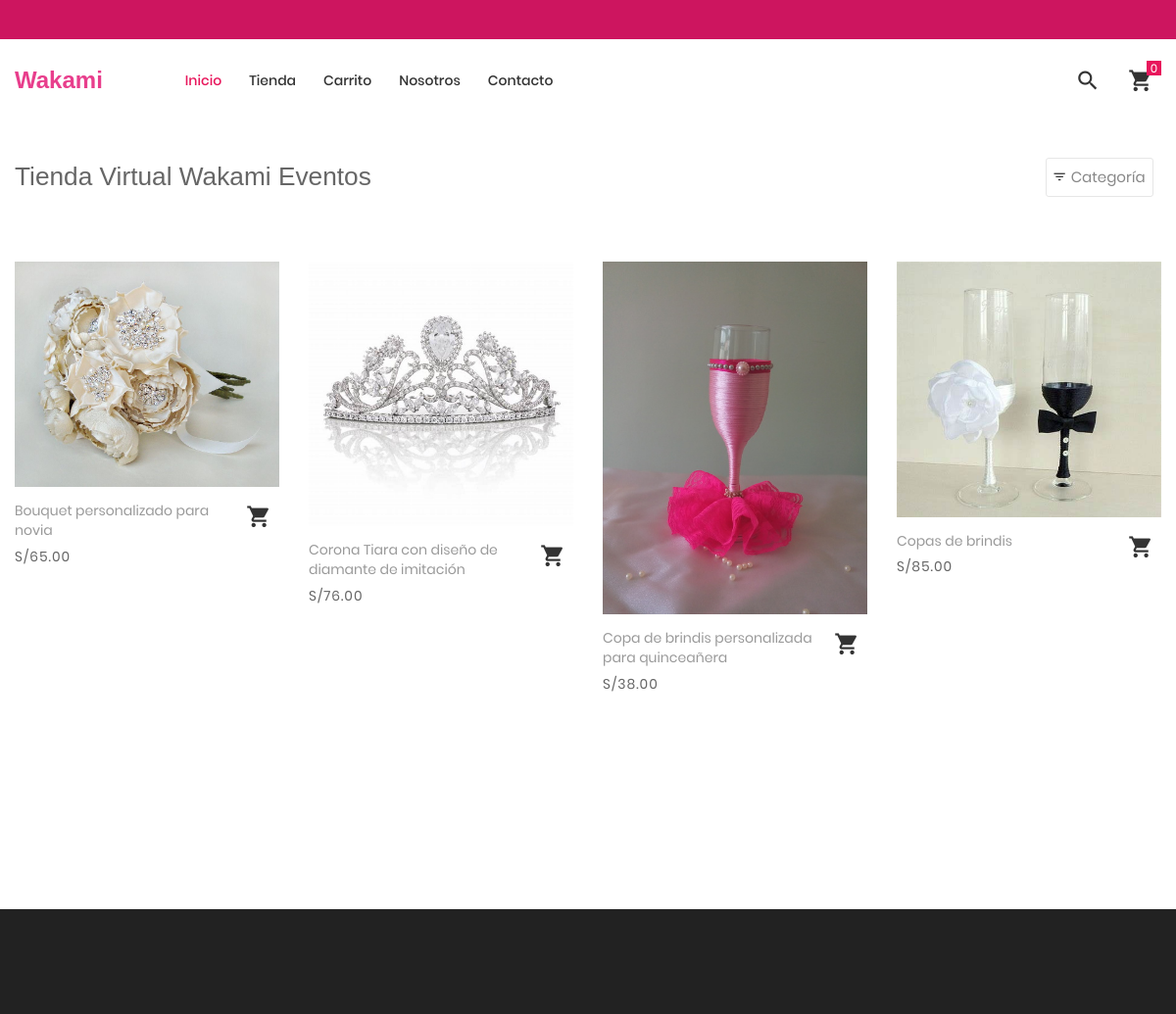
The page /tienda on the database its author committed.
### tables this page shows
CREATE TABLE `producto` (
  `idproducto` bigint(20) NOT NULL,
  `categoriaid` bigint(20) NOT NULL,
  `codigo` varchar(30) NOT NULL,
  `nombre` varchar(255) NOT NULL,
  `descripcion` text NOT NULL,
  `precio` decimal(11,2) NOT NULL,
  `stock` int(11) NOT NULL,
  `imagen` varchar(100) DEFAULT NULL,
  `datecreated` datetime NOT NULL DEFAULT current_timestamp(),
  `ruta` varchar(255) NOT NULL,
  `status` int(11) NOT NULL DEFAULT 1
);

### Libraries/Core/Views.php (called while the page is built)
<?php
	class Views
	{
		function getView($controller,$view,$data="")
		{
			$controller = get_class($controller);
			if($controller == "Home"){
				$view = "Views/".$view.".php";
			}else{
				$view = "Views/".$controller."/".$view.".php";
			}
			require_once ($view);
		}
	}
 ?>

### Controllers/Tienda.php (called while the page is built, shortened)
<?php
	require_once("Models/TProducto.php");
	class Tienda extends Controllers{
		public function tienda()
		{
			$data['page_tag'] = NOMBRE_EMPESA;
			$data['page_title'] = NOMBRE_EMPESA;
			$data['page_name'] = "tienda";
			$pagina = 1;
			$cantProductos = $this->cantProductos();
			$total_registro = $cantProductos['total_registro'];
			$desde = ($pagina-1) * PROPORPAGINA;
			$total_paginas = ceil($total_registro / PROPORPAGINA);
			$data['productos'] = $this->getProductosPage($desde,PROPORPAGINA);
			$data['pagina'] = $pagina;
			$data['total_paginas'] = $total_paginas;
			$data['categorias'] = $this->getCategorias();
			$this->views->getView($this,"tienda",$data);
		}
	}
 ?>

### index.php (called while the page is built, shortened)
<?php
	require_once("Helpers/Helpers.php");
	require_once("Libraries/Core/Load.php");
 ?>

### Libraries/Core/Mysql.php (called while the page is built, shortened)
<?php
	class Mysql extends Conexion
	{
		private $conexion;
		function __construct()
		{
			$this->conexion = new Conexion();
			$this->conexion = $this->conexion->conect();
		}
		public function select(string $query)
		{
			$this->strquery = $query;
        	$result = $this->conexion->prepare($this->strquery);
			$result->execute();
        	$data = $result->fetch(PDO::FETCH_ASSOC);
        	return $data;
		}
		public function select_all(string $query)
		{
			$this->strquery = $query;
        	$result = $this->conexion->prepare($this->strquery);
			$result->execute();
        	$data = $result->fetchall(PDO::FETCH_ASSOC);
        	return $data;
		}
	}
 ?>

### Libraries/Core/Conexion.php (called while the page is built)
<?php
class Conexion{
	private $conect;
	public function __construct(){
		$connectionString = "mysql:host=".DB_HOST.";dbname=".DB_NAME.";charset=".DB_CHARSET;
		try{
			$this->conect = new PDO($connectionString, DB_USER, DB_PASSWORD);
			$this->conect->setAttribute(PDO::ATTR_ERRMODE, PDO::ERRMODE_EXCEPTION);
		}catch(PDOException $e){
			$this->conect = 'Error de conexión';
		    echo "ERROR: " . $e->getMessage();
		}
	}
	public function conect(){
		return $this->conect;
	}
}
?>

### Models/TProducto.php (called while the page is built, shortened)
<?php
require_once("Libraries/Core/Mysql.php");
trait TProducto{
	public function getProductosPage($desde, $porpagina){
		$this->con = new Mysql();
		$sql = "SELECT p.idproducto,
						p.codigo,
						p.nombre,
						p.descripcion,
						p.categoriaid,
						c.nombre as categoria,
						p.precio,
						p.ruta,
						p.stock
				FROM producto p
				INNER JOIN categoria c
				ON p.categoriaid = c.idcategoria
				WHERE p.status = 1 ORDER BY p.idproducto DESC LIMIT $desde,$porpagina";
				$request = $this->con->select_all($sql);
				if(count($request) > 0){
					for ($c=0; $c < count($request) ; $c++) {
						$intIdProducto = $request[$c]['idproducto'];
						$sqlImg = "SELECT img
								FROM imagen
								WHERE productoid = $intIdProducto";
						$arrImg = $this->con->select_all($sqlImg);
						if(count($arrImg) > 0){
							for ($i=0; $i < count($arrImg); $i++) {
								$arrImg[$i]['url_image'] = media().'/images/uploads/'.$arrImg[$i]['img'];
							}
						}
						$request[$c]['images'] = $arrImg;
					}
				}
		return $request;
	}
	public function cantProductos($categoria = null){
		$where = "";
		$this->con = new Mysql();
		$sql = "SELECT COUNT(*) as total_registro FROM producto WHERE status = 1 ".$where;
		$result_register = $this->con->select($sql);
		$total_registro = $result_register;
		return $total_registro;
	}
}
 ?>

### Helpers/Helpers.php (called while the page is built, shortened)
<?php
	function base_url()
	{
		return BASE_URL;
	}
    function formatMoney($cantidad){
        $cantidad = number_format($cantidad,2,SPD,SPM);
        return $cantidad;
    }
    function getInfoPage(int $idpagina){
        require_once("Libraries/Core/Mysql.php");
        $con = new Mysql();
        $sql = "SELECT * FROM post WHERE idpost = $idpagina";
        $request = $con->select($sql);
        return $request;
    }
 ?>

### Views/Tienda/tienda.php (the view, shortened to what this page needs)
<?php
$arrProductos = $data['productos'];
 ?>
<br><br><br>
	<div class="bg0 m-t-23 p-b-140">
		<div class="container">
			<div class="flex-w flex-sb-m p-b-52">
				<div class="flex-w flex-l-m filter-tope-group m-tb-10">
					<h3><?= $data['page_title']; ?></h3>
				</div>
				<div class="flex-w flex-c-m m-tb-10">
					<div class="flex-c-m stext-106 cl6 size-104 bor4 pointer hov-btn3 trans-04 m-r-8 m-tb-4 js-show-filter">
						<i class="icon-filter cl2 m-r-6 fs-15 trans-04 zmdi zmdi-filter-list"></i>
						 Categoría &nbsp;
					</div>
				</div>
			</div>
			<div class="row isotope-grid">
			<?php
			if(count($arrProductos) > 0 ){
				for ($p=0; $p < count($arrProductos); $p++) {
					$ruta = $arrProductos[$p]['ruta'];
					if(count($arrProductos[$p]['images']) > 0 ){
						$portada = $arrProductos[$p]['images'][0]['url_image'];
					}else{
						$portada = media().'/images/uploads/product.png';
					}
			 ?>
				<div class="col-sm-6 col-md-4 col-lg-3 p-b-35 isotope-item women">
					<div class="block2">
						<div class="block2-pic hov-img0">
							<img src="<?= $portada ?>" alt="<?= $arrProductos[$p]['nombre'] ?>">
						</div>
						<div class="block2-txt flex-w flex-t p-t-14">
							<div class="block2-txt-child1 flex-col-l ">
								<a href="<?= base_url().'/tienda/producto/'.$arrProductos[$p]['idproducto'].'/'.$ruta; ?>" class="stext-104 cl4 hov-cl1 trans-04 js-name-b2 p-b-6">
									<?= $arrProductos[$p]['nombre'] ?>
								</a>
								<span class="stext-105 cl3">
									<?= SMONEY.formatMoney($arrProductos[$p]['precio']); ?>
								</span>
							</div>
							<div class="block2-txt-child2 flex-r p-t-3">
								<a href="#"
								 id="<?= openssl_encrypt($arrProductos[$p]['idproducto'],METHODENCRIPT,KEY); ?>"
								 class="btn-addwish-b2 dis-block pos-relative js-addwish-b2 js-addcart-detail
								 icon-header-item cl2 hov-cl1 trans-04 p-l-22 p-r-11
								 ">
									<i class="zmdi zmdi-shopping-cart"></i>
								</a>
							</div>
						</div>
					</div>
				</div>
			<?php }
			}else{
			 ?>
			 <p>No hay productos para mostrar <a href="<?= base_url() ?>/tienda"> Ver productos</a></p>
			<?php } ?>
			</div>
			<?php
				if(count($data['productos']) > 0){
			 ?>
			<div class="flex-c-m flex-w w-full p-t-45">
			</div>
			<?php
				}
			 ?>
		</div>
	</div>

### Assets/tienda/css/main.css (style rules this page uses)
:root { --two: red; --three: yellow; --primary: blue; --four: #17a2b8; --five: #e8175c; }
.container { max-width: 1380px; }
@media (max-width: 1600px) { .container { max-width: 1200px; } }
.icon-header-item { position: relative; font-size: 26px; line-height: 1; cursor: pointer; }
.block2-pic { position: relative; }
.block2-txt-child1 { width: calc(100% - 30px); }
.block2-txt-child2 { width: 30px; }
.cl2 { color: #333; }
.cl3 { color: #666; }
.cl4 { color: #999; }
.cl6 { color: #888; }
.stext-104 { font-family: Poppins-Regular; font-size: 14px; line-height: 1.466667; }
.stext-105 { font-family: Poppins-Regular; font-size: 14px; line-height: 1.466667; letter-spacing: 1px; }
.stext-106 { font-family: Poppins-Regular; font-size: 15px; line-height: 1.2; }
.size-104 { min-width: 94px; height: 40px; }
.bg0 { background-color: #fff; }
.bor4 { border: 1px solid #e6e6e6; border-radius: 3px; }
.hov-img0 { display: block; overflow: hidden; }
.hov-img0 img { width: 100%; -webkit-transition: transform 0.9s ease; -o-transition: transform 0.9s ease; -moz-transition: transform 0.9s ease; transition: transform 0.9s ease; }

### rows shown on the page
producto: shows a picture, nombre "Bouquet personalizado para novia", precio "65.00"
producto: shows a picture, nombre "Corona Tiara con diseño de diamante de imitación", precio "76.00"
producto: shows a picture, nombre "Copa de brindis personalizada para quinceañera", precio "38.00"
producto: shows a picture, nombre "Copas de brindis", precio "85.00"

### other values the page prints
$data['page_title'] "Tienda Virtual Wakami Eventos"
